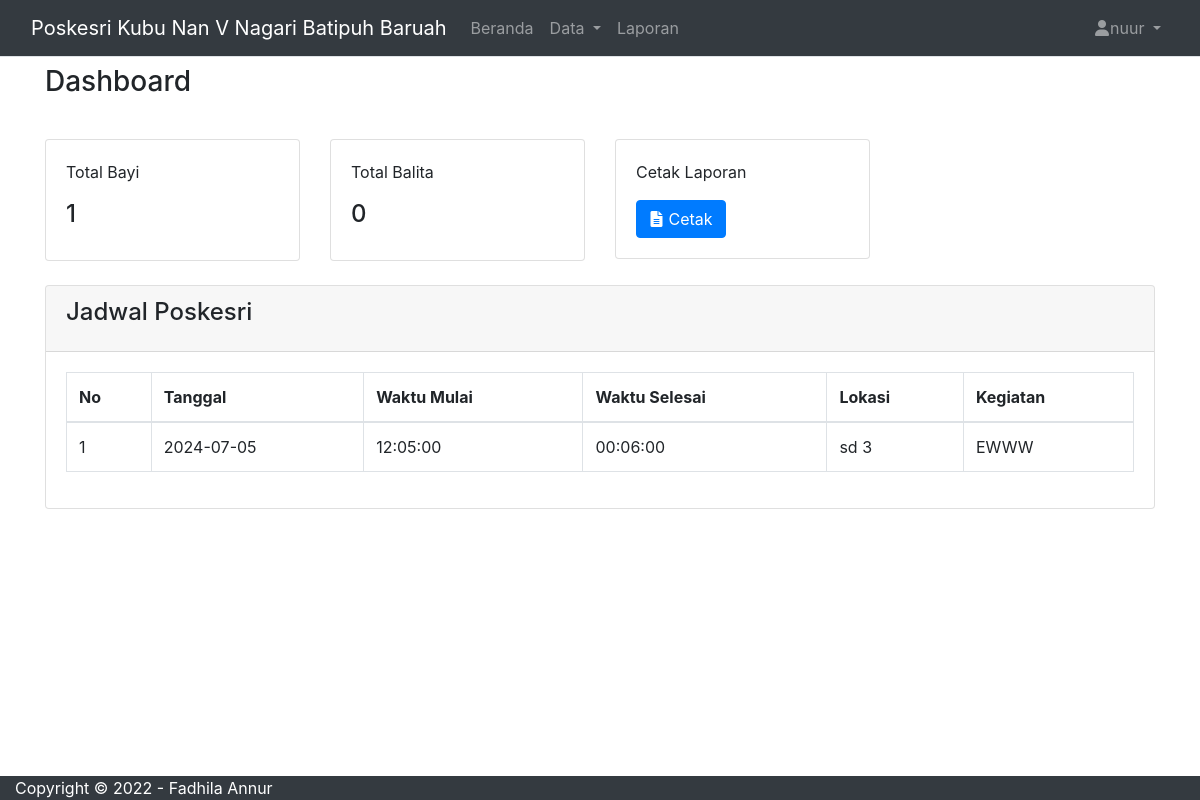
The page /admin/indexAdmin.php (signed in) on the database as committed earlier.
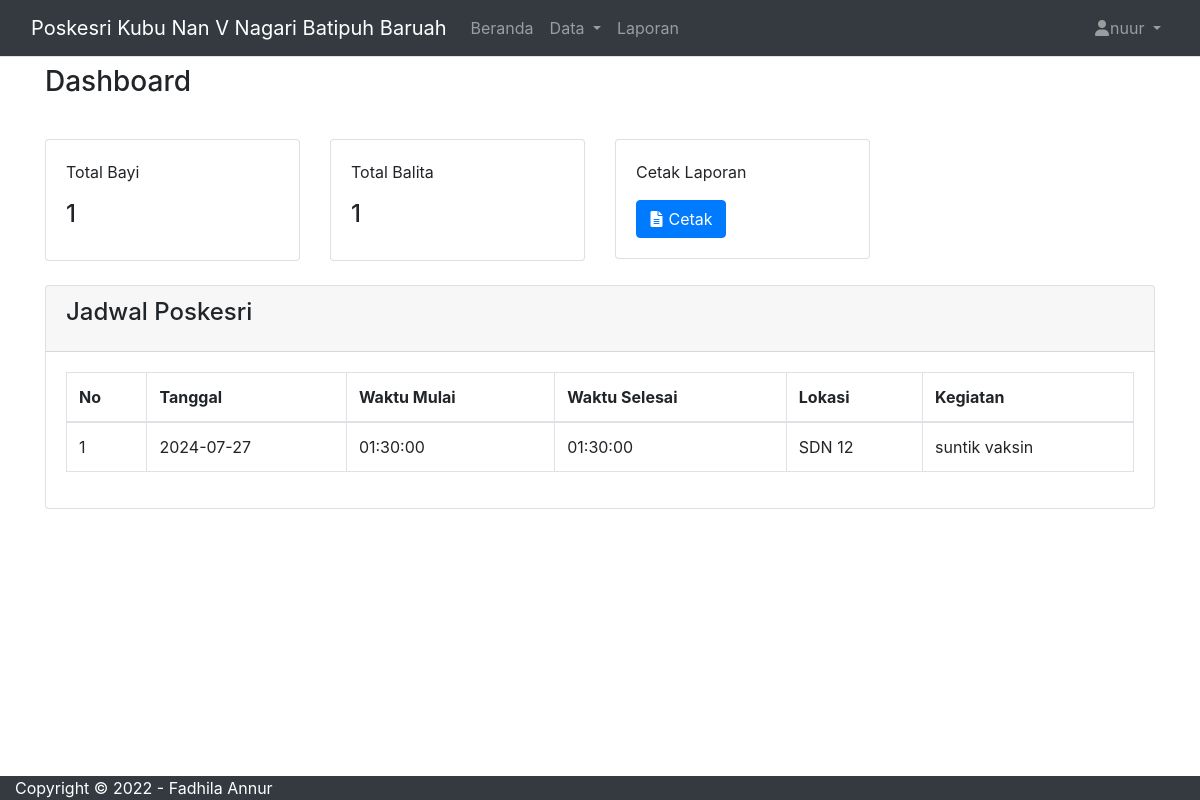
The same page on the database as committed later.
### tables this page shows
CREATE TABLE `jadwal` (
  `id_jadwal` int(11) NOT NULL,
  `tgl` date NOT NULL,
  `waktu_mulai` time NOT NULL,
  `waktu_selesai` time NOT NULL,
  `lokasi` varchar(255) NOT NULL,
  `kegiatan` varchar(255) NOT NULL
);

### admin/indexAdmin.php (the view, shortened to what the changed rows need)
<?php
include 'layout/header.php';
include '../koneksi.php';
$sql_bayi = "SELECT COUNT(*) as total_bayi FROM data_bayi";
$result_bayi = $koneksi->query($sql_bayi);
if ($result_bayi && $row = $result_bayi->fetch_assoc()) {
    $total_bayi = $row['total_bayi'];
}
$sql_balita = "SELECT COUNT(*) as total_balita FROM data_balita";
$result_balita = $koneksi->query($sql_balita);
$total_balita = 0;
if ($result_balita && $row = $result_balita->fetch_assoc()) {
    $total_balita = $row['total_balita'];
}
$sql_jadwal = "SELECT * FROM jadwal";
$result_jadwal = $koneksi->query($sql_jadwal);
?>
<div class="wrapper">
    <div class="main-panel">
        <div class="main-header">
            <?php include 'layout/navbar.php'; ?>
        <div class="container">
            <div class="page-inner">
                <div class="row">
                    <div class="col-sm-6 col-md-3">
                        <div class="card card-stats card-round">
                            <div class="card-body">
                                <div class="row align-items-center">
                                    <div class="col col-stats ml-3 ml-sm-0">
                                        <div class="numbers">
                                            <p class="card-category">Total Balita</p>
                                            <h4 class="card-title"><?php echo number_format($total_balita); ?></h4>
                                        </div>
                                    </div>
                                </div>
                            </div>
                        </div>
                    </div>
                </div>
                <div class="row mt-4">
                    <div class="col-12">
                        <div class="card">
                            <div class="card-body">
                                <div class="table-responsive">
                                    <table id="jadwalTable" class="table table-bordered table-hover">
                                        <thead>
                                            <tr>
                                                <th>No</th>
                                                <th>Tanggal</th>
                                                <th>Waktu Mulai</th>
                                                <th>Waktu Selesai</th>
                                                <th>Lokasi</th>
                                                <th>Kegiatan</th>
                                            </tr>
                                        </thead>
                                        <tbody>
                                            <?php
                                            if ($result_jadwal->num_rows > 0) {
                                                $no = 0;
                                                while ($row = $result_jadwal->fetch_assoc()) {
                                                    $no++;
                                                    ?>
                                                    <tr>
                                                        <td><?php echo $no; ?></td>
                                                        <td><?php echo $row['tgl']; ?></td>
                                                        <td><?php echo $row['waktu_mulai']; ?></td>
                                                        <td><?php echo $row['waktu_selesai']; ?></td>
                                                        <td><?php echo $row['lokasi']; ?></td>
                                                        <td><?php echo $row['kegiatan']; ?></td>
                                                    </tr>
                                                    <?php
                                                }
                                            } else {
                                                echo "<tr><td colspan='6'>Tidak ada data</td></tr>";
                                            }
                                            ?>
                                        </tbody>
                                    </table>
                                </div>
                            </div>
                        </div>
                    </div>
                </div>
            </div>
        </div>
    </div>
    <?php include 'layout/footer.php'; ?>

Rows that differ between the two databases and show on the page:
removed jadwal: tgl "2024-07-05", waktu_mulai "12:05:00", waktu_selesai "00:06:00", lokasi "sd 3", kegiatan "EWWW"
added jadwal: tgl "2024-07-27", waktu_mulai "01:30:00", waktu_selesai "01:30:00", lokasi "SDN 12", kegiatan "suntik vaksin"
Other text that changed with them:
$total_balita: "0" → "1"
